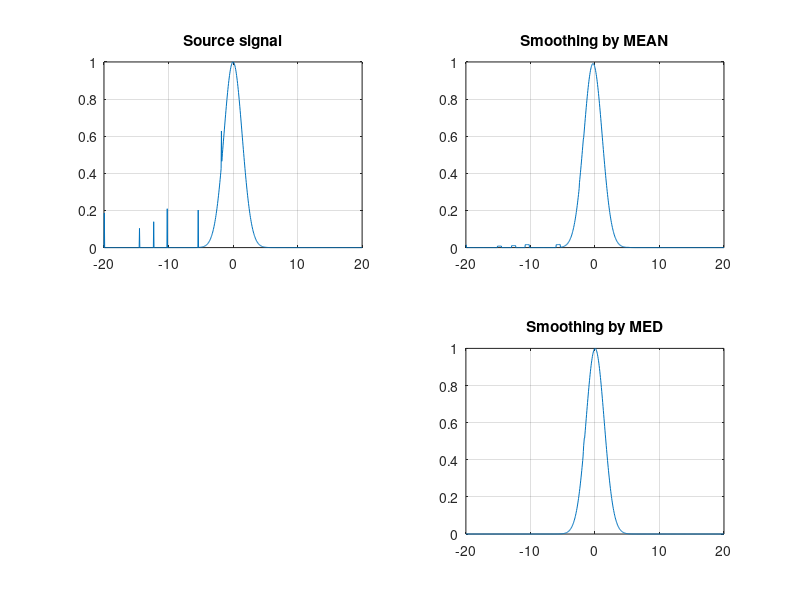

This chart was generated by the following MATLAB code:
function Lab08
  clear, clc, close all
  
  Sigma = 2.;
  f = 10;
  
  n = 6;
  Epsilon = 1E-3;
  
  Range = getRange(f);
  u0 = GetGaussSignal(Sigma, f);

  noise_height = 0.25;
	noise_count = 6;
	
  % Generate noises
	impulse_noise = getImpulseNoise(GetSize(f), noise_height, noise_count);
  
  % Combine beginning signal with noises
	u1 = addNoise(u0, impulse_noise);
  
  % Applying smoothing
  u2 = MEANFilter(u1, n, Epsilon);
  u3 = medfilt1(u1, n);

  subplot(2, 2, 1);
  plot(Range, u1), grid, title('Source signal');

  subplot(2, 2, 2);
  plot(Range,u2), grid, title('Smoothing by MEAN');

  subplot(2, 2, 4);
  plot(Range,u3), grid, title('Smoothing by MED');
end
    
function delta = DeltaFreq(f)
  delta = 1.0 / (2*f);
end

function size = GetSize(f)
	size = (4*f) / DeltaFreq(f) + 1;
end

function array = getRange(f)
	dX = DeltaFreq(f);
	X0 = -2.0*f;
	n = (2.*f) ./ dX;
	signal = zeros(2*n + 1, 1);

	for i = 1 : (2*n + 1)
		signal(i) = X0 + (i-1) .* dX;
	end;
  
	array = signal;
end

function array = GetGaussSignal(sigma, f)
	dt = DeltaFreq(f);
	n = (2 * f) / dt;
	signal = zeros(2*n + 1, 1);

	t = -2.0 * f;
	for i = 1 : 2*n+1
		signal(i) = exp(-(t/sigma)^2);
		t = t + dt;
	end;

  array = signal;    
end

function array = getImpulseNoise(size, koff, kol)
  signal = rand(kol, 2);
  
  for i = 1 : kol
    signal(i,1) = signal(i,1) * koff;
    signal(i,2) = floor(signal(i,2) * size);
  end
  
  array = signal;
end

function array = addNoise(signal, noise)
  n = length(noise);
  result = signal;

  for i = 1:n
    index = noise(i,2);
    result(index) = result(index) + noise(i,1);
  end

  array = result;
end

function array = MEANFilter(signal, n, Epsilon)
  R = length(signal);
  array = zeros(R,1);

  id_start = n + 1;
  id_end = R - n;

  for i = id_start:id_end
    smth = mean(signal(i-n : i+n));
    for j = (i-n):(i+n)
      if (abs(signal(j) - smth) < Epsilon)
        array(j) = signal(j);
      else
        array(j) = smth;
      end        
    end
  end
end